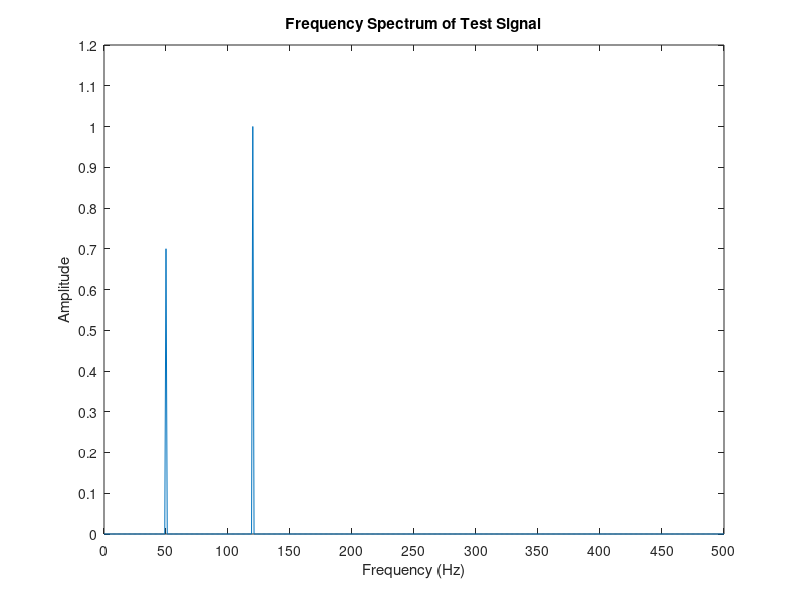

Here is the MATLAB script that generated this plot:
%Studying FFT function

Fs = 1000; #sample rate: 1000 Hz
t = 0:1/Fs:1-1/Fs; #Time Vector : 1 second long

f1 = 50; #50 Hz sine wave
f2 = 120; #120 Hz sine wave

#Two sin waves of different amplitues (0.7 and 1.0)
x = 0.7 * sin( 2 * pi * f1 * t) + sin(2 * pi * f2 * t);

N = length(x) %number of samples

Y_fft = fft(x);

% Calculate the single-sided spectrum
P2 = abs(Y_fft / N);
P1 = P2(1:N/2+1);
P1(2:end-1) = 2 * P1(2:end-1);

% Create the frequency axis
f_axis = Fs * (0:(N/2)) / N;

%plotting result :
plot(f_axis, P1);
title('Frequency Spectrum of Test Signal');
xlabel('Frequency (Hz)');
ylabel('Amplitude');
xticks(0:50:500);
yticks(0:0.1:1.2);
ylim([0 1.2]);
